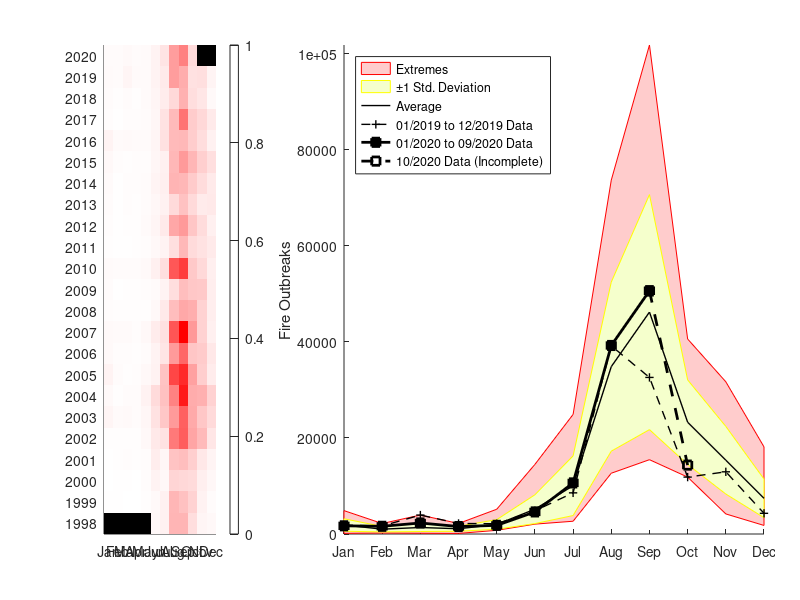

Reproduce this figure in MATLAB.
function amazon_fires()
% Data for Jun 1998 to Oct 2020 retrieved from:
% http://queimadas.dgi.inpe.br/queimadas/portal-static/estatisticas_estados/
% in 10/14/2020.
% Data format:
% Columns: Months; Rows: Years; Null values: No Data.


FiresHistory = [...
     0      0      0      0       0   2620   5706  29683  29627  13160   4178   2640
   221    385    153    116     764   2401   5681  29133  24604  17826   4999   1782
   133    202    463    123    1371   4848   2657  16813  15473  14525   6207   3310
   228    733   1137    711    1283   7117   3715  23902  25897  19264   9054   4402
   720    765    989    761    2769   8794  11661  53377  64827  35967  27519  10014
  4139   1819   2208   1556    3539  11394  22480  40505  63683  33799  22282  14866
  2356    958   1408   1542    5155  14493  24899  49930  91745  33323  31697  18139
  4618   1427    967   1343    2881   5177  24071  73683  85108  37464  19488   7767
  2444   1056   1095    897    1492   4602  10456  40473  60858  22717  20800   9218
  2269   1879   1896   1254    2718   7552  11785  67774 101817  40605  17925   5921
  1111    637    979    799     963   2975   8693  26274  34735  32389  18065   6873
  1575    510    784    610    1038   2055   4764  13170  25876  22393  21596   6889
  2060   1413   1636   1572    2529   5928  13228  67077  77295  21603  15105   6329
   964    350    573    819    1227   2930   4846  12653  28347  14375  11715   8483
  1370    576    766    998    1883   4169   8364  35263  40325  22694  14155   6087
  1408    579   1063    889    1593   3195   5415  14780  24511  14873   8057   8658
  1820    585   1216   1138    1687   4213   6427  29861  28729  20593  13923   8443
  2611   1251    858   1153    1202   3610   5808  28589  40452  29112  19055  12665
  4868   2188   2497   2049    2061   3831  12050  27391  28295  19771  13529   5516
  1056    522   1121   1100    1792   3615  11779  27712  55994  20464  15711   8545
  1720    992   1764    828    1909   3846   7572  15001  31140  13322   9948   2366
  1852   1675   3943   2193    2141   4838   8567  39177  32602  11848  12948   4306
  1702   1604   2294   1556    1798   4596  10639  39253  50631  14347      0      0
];

% Calculating monthly statistics.
FiresMonthlyMax = zeros(12, 1);
FiresMonthlyMin = FiresMonthlyMax;
FiresMonthlyAvg = FiresMonthlyMax;
FiresMonthlySD  = FiresMonthlyMax;
for month = 1:12
    FiresMonth = FiresHistory(:, month)';
    FiresMonth = FiresMonth(FiresMonth > 0);
    
    FiresMonthlyMax(month) = max(FiresMonth);
    FiresMonthlyMin(month) = min(FiresMonth);
    FiresMonthlyAvg(month) = mean(FiresMonth);
    FiresMonthlySD(month)  = std(FiresMonth);
end

% Discarding Oct/2020 data from the statistics as it is incomplete.
FiresMonth = FiresHistory(1:end-1, 10);
FiresMonthlyMax(10) = max(FiresMonth);
FiresMonthlyMin(10) = min(FiresMonth);
FiresMonthlyAvg(10) = mean(FiresMonth);
FiresMonthlySD(10)  = std(FiresMonth);

% Creating color map. 1st index (null values) is black.
ColorMap = [0.0, 0.0, 0.0;
            ones(max(FiresHistory(:)), 3)];
ColorMap(2:end, 2) = linspace(0, 1, max(FiresHistory(:)));
ColorMap = hsv2rgb(ColorMap);

% Creating MonthLabel cell.
MonthLabel = {'Jan', 'Feb', 'Mar', 'Apr', 'May', 'Jun', ...
              'Jul', 'Aug', 'Sep', 'Oct', 'Nov', 'Dec'};    
    
% Creating new figure.
hf = figure('Color', 'white', ...
            'Position', [0, 0, 1800,800]);

% Creating image axis.
ha1 = axes(hf, ...
           'NextPlot', 'add', ...
           'OuterPosition', [0.0 0.0 0.4 1.0], ...
           'ColorMap', ColorMap, ...
           'XLim', [0.5, 12.5], ...
           'XTick', (1:12), ...
           'XTickLabelRotation', 90, ...
           'XTickLabel', MonthLabel, ...
           'YLim', [0.5, 23.5], ...
           'YTick', (1:23), ...
           'YTickLabel', (1998:2020));
% Plotting image. Values will be offsetted by 1 to match colormap indexes.
image(ha1, FiresHistory+1);
colorbar();

% Creating graph axis.
ha2 = axes(hf, ...
           'NextPlot', 'add', ...
           'OuterPosition', [0.3 0.0 0.75 1.0], ...
           'XLim', [1.0, 12.0], ...
           'XTick', (1:12), ...
           'XTickLabel', MonthLabel, ...
           'YLim', [0.0, max(FiresHistory(:))]);
ylabel('Fire Outbreaks');
% Plotting area between extremes.
fill(ha2, [(1:12)'; (12:-1:1)'], [FiresMonthlyMax; flip(FiresMonthlyMin)], ...
     hsv2rgb([1 0.2 1]), ...
     'EdgeColor', 'red');
% Plotting area between +/- 1 standard deviation.
fill(ha2, [(1:12)'; (12:-1:1)'], [FiresMonthlyAvg-FiresMonthlySD; flip(FiresMonthlyAvg+FiresMonthlySD)], ...
     hsv2rgb([0.2 0.2 1]), ...
     'EdgeColor', 'yellow');
% Plotting average.
plot(ha2, (1:12)', FiresMonthlyAvg,'-k', 'LineWidth', 1);
% Plotting last year's data.
plot(ha2, (1:12)', FiresHistory(end-1,1:12), '--+k', 'LineWidth', 1, 'MarkerFaceColor', 'k');
% Plotting current year's data.
plot(ha2, (1:9)', FiresHistory(end,1:9), '-sk', 'LineWidth', 2, 'MarkerFaceColor', 'k');
plot(ha2, (9:10)', FiresHistory(end,9:10), '--sk', 'LineWidth', 2);

legend('Extremes', ...
       '±1 Std. Deviation', ...
       'Average', ...
       '01/2019 to 12/2019 Data', ...
       '01/2020 to 09/2020 Data', ...
       '10/2020 Data (Incomplete)', ...
       'Location', 'NorthWest');
